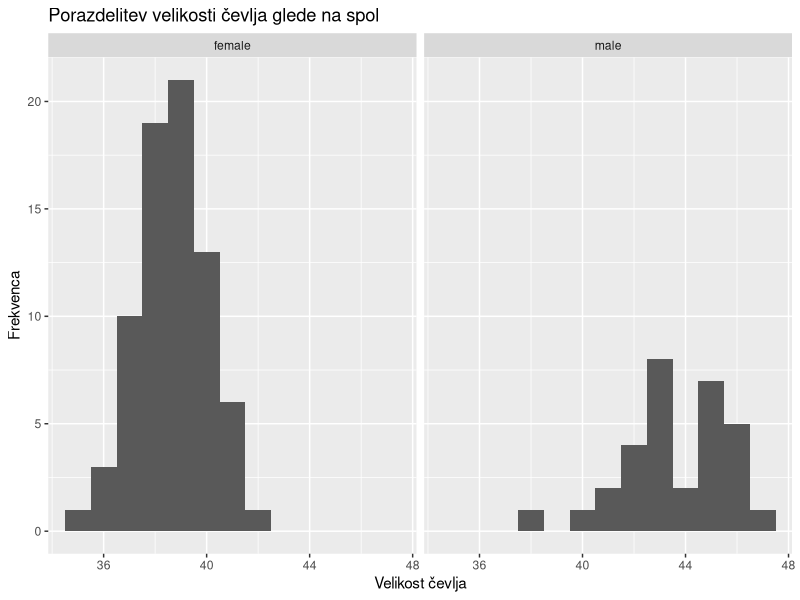
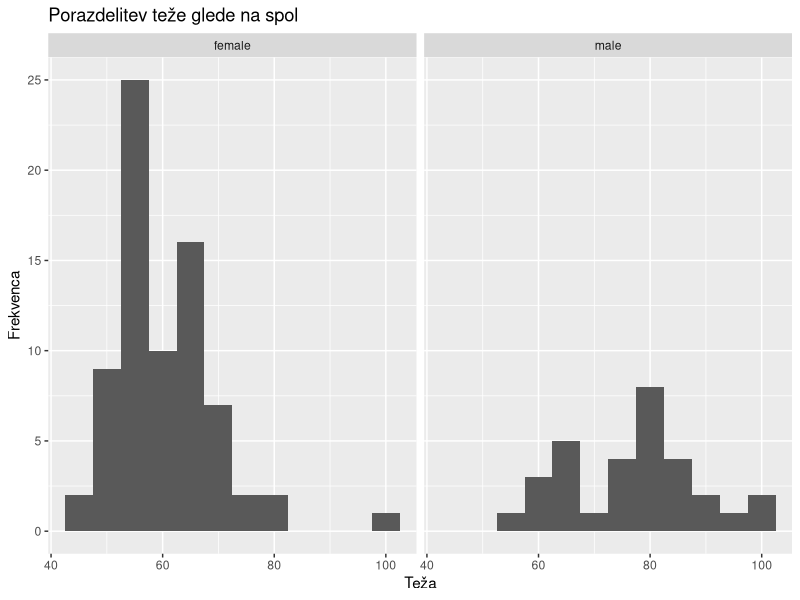
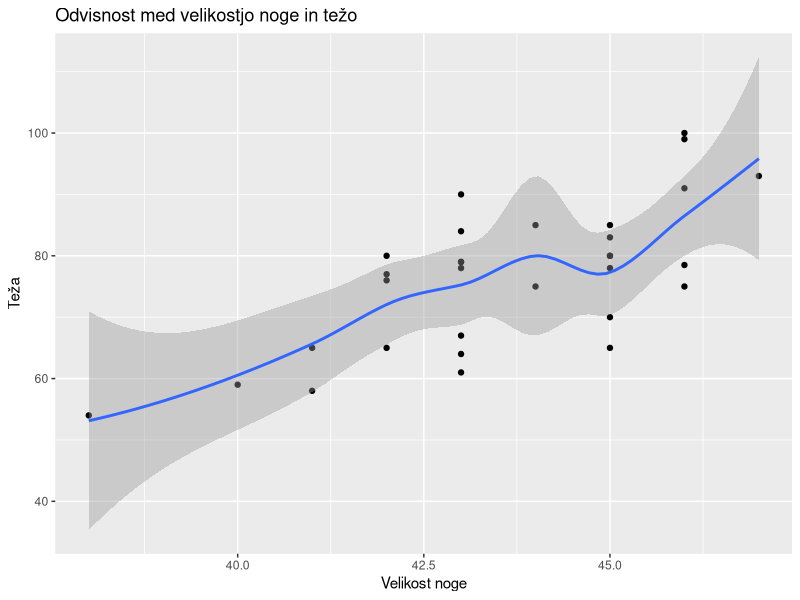
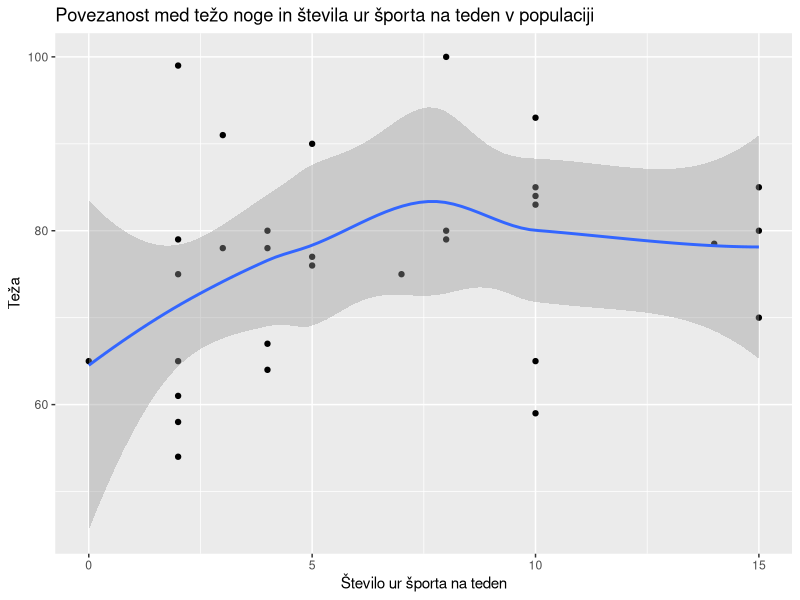
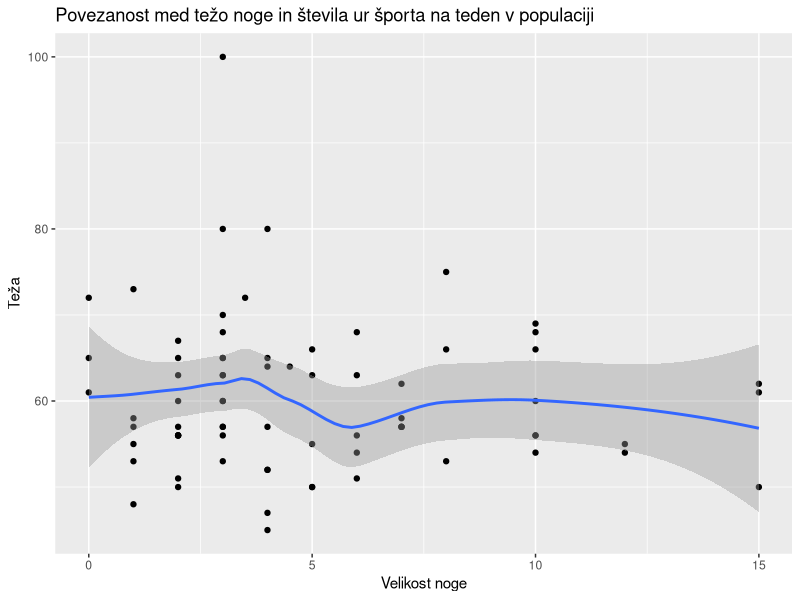

Generate these figures, in order, with R:
## ---- chunk 1
#| output: false
library(tidyverse)
library(ggplot2)
## ---- chunk 2
data <- read.delim("data.txt")
x <- 8 # prezadnja števka
z <- 2 # zadnja števka
data[unique(c(seq(x, nrow(data), 10), seq(z, nrow(data), 10))), ] %>%
  as.data.frame() -> my.data

nrow(my.data)
## ---- chunk 3
names(my.data) <- names(my.data) |> 
  gsub(pattern = "\\.+", replacement = "_") |> 
  gsub(pattern = "_$", replacement = "")

names(my.data)
## ---- chunk 4
#| code-fold: true
#| code-summary: podatki
df <- select(my.data, Sex, Shoe_size) |>
  filter(Sex %in% c("male", "female"))

df |> summarise(
  n = n(),
  povprecje = mean(Shoe_size),
  "std. odklon" = sd(Shoe_size),
  .by = Sex
)
## ---- chunk 5
#| code-fold: true
#| code-summary: test korelacije
sz_M <- my.data[my.data$Sex == "male", "Shoe_size"]
sz_F <- my.data[my.data$Sex == "female", "Shoe_size"]
t.test(sz_M, sz_F, sig.level = 0.01, alternative = "two.sided")
## ---- chunk 6
#| code-fold: true
#| code-summary: graf
ggplot(df, aes(x = Shoe_size)) +
  geom_histogram(binwidth = 1) +
  facet_wrap(~ Sex, ncol = 2) +
  labs(
    x = "Velikost čevlja",
    y = "Frekvenca",
    title = "Porazdelitev velikosti čevlja glede na spol"
  )

df2 <- select(my.data, Sex, Weight) |>
  filter(Sex %in% c("male", "female"))

ggplot(df2, aes(x = Weight)) +
  geom_histogram(binwidth = 5) +
  facet_wrap(~ Sex, ncol = 2) +
  labs(
    x = "Teža",
    y = "Frekvenca",
    title = "Porazdelitev teže glede na spol"
  )
## ---- chunk 7
#| code-fold: true
#| code-summary: test korelacije
w_M <- filter(my.data, Sex == "male") |>
  select(Weight) |>
  unlist() |>
  setNames(NULL)

cor.test(
  x = sz_M, 
  y = w_M,
  method = "pearson",
  alternative = "two.sided"
)
## ---- chunk 8
#| code-fold: true
#| code-summary: graf
ggplot(
  data.frame(
    "ShoeSize" = sz_M, 
    "Weight" = w_M
  ), 
  aes(x = ShoeSize, y = Weight)
  ) +
  geom_point() +
  geom_smooth() +
  labs(
    title = "Odvisnost med velikostjo noge in težo",
    x = "Velikost noge",
    y = "Teža"
  )
## ---- chunk 9
df3 <- select(my.data, Weight, Sport_hours_per_week, Sex)
## ---- chunk 10
#| code-fold: true
#| code-summary: test korelacije za študente
cor.test(
  x = {
    filter(df3, Sex == "male") |> select(Sport_hours_per_week) |> unlist()
  },
  y = {
    filter(df3, Sex == "male") |> select(Weight) |> unlist()
  },
  method = "spearman",
  alternative = "two.sided"
)
## ---- chunk 11
#| code-fold: true
#| code-summary: graf monotone korelacije med študenti
ggplot(
  data.frame(
    "w" = { filter(df3, Sex == "male") |> select(Weight) |> unlist() },
    "spw" = { filter(df3, Sex == "male") |> select(Sport_hours_per_week) |> unlist() }
  ),
  aes(x = spw, y = w)
) +
  geom_point() +
  geom_smooth() +
  labs(
    title = "Povezanost med težo noge in števila ur športa na teden v populaciji",
    x = "Število ur športa na teden",
    y = "Teža"
  )
## ---- chunk 12
#| code-fold: true
#| code-summary: test korelacije za študentke
cor.test(
  x = {
    filter(df3, Sex == "female") |> select(Sport_hours_per_week) |> unlist()
  },
  y = {
    filter(df3, Sex == "female") |> select(Weight) |> unlist()
  },
  method = "spearman",
  alternative = "two.sided"
)
## ---- chunk 13
#| code-fold: true
#| code-summary: graf monotone korelacije med študentkami
ggplot(
  data.frame(
    "w" = { filter(df3, Sex == "female") |> select(Weight) |> unlist() },
    "spw" = { filter(df3, Sex == "female") |> select(Sport_hours_per_week) |> unlist() }
  ),
  aes(x = spw, y = w)
  ) +
  geom_point() +
  geom_smooth() +
  labs(
    title = "Povezanost med težo noge in števila ur športa na teden v populaciji",
    x = "Velikost noge",
    y = "Teža"
  )
## ---- chunk 14
studenti <- filter(my.data, Sex == "male") |> select(Pet)

slice_sample(studenti, n = 10)
## ---- chunk 15
pets <- studenti |>
  separate_wider_delim(
    delim = ", ",
    cols = Pet,
    names = c("a", "b", "c"),
    too_few = "align_start"
  ) |>
  map_df(str_to_lower)

slice_sample(pets, n = 10)
## ---- chunk 16
# funkcija vrne število vrstic s `pet`
pet_count <- \(pet) {
  if (!is.character(pet)) {
    message("pet must be a character vector.")
    return(0)
  }
  pets |>
    unlist() |>
    grep(pattern = pet) |>
    length()
}
## ---- chunk 17
pet_types <- c("dog", "cat", "fish", "other")
pets_freq <- sapply(pet_types, pet_count)
pets_freq
## ---- chunk 18
chisq.test(x = pets_freq, p = c(0.41, 0.33, 0.10, 0.16), rescale.p = T)
